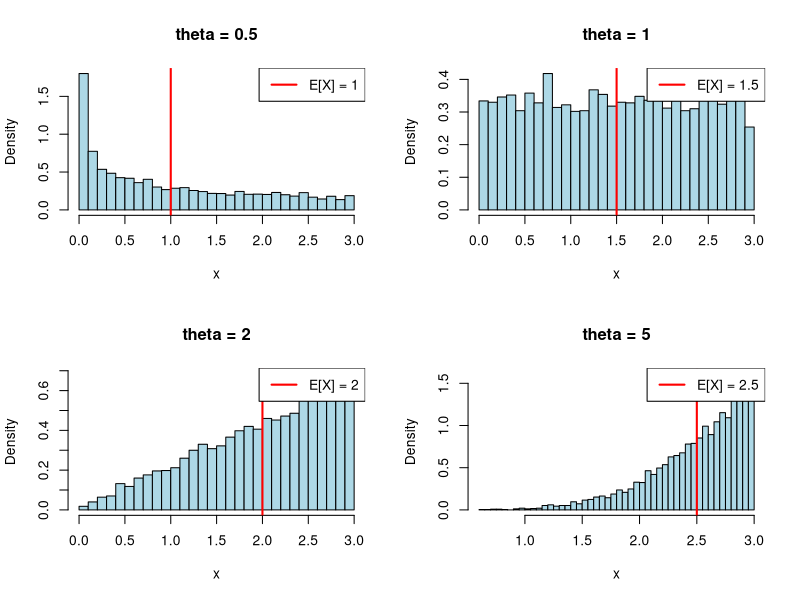

The R script that drew this image:
SEEDNUMBER <-25203533
set.seed(SEEDNUMBER)
xmax <- sample(2:15, 1)

simulate_custom <- function(n, theta, xmax) {
  u <- runif(n)
  x <- xmax * u^(1/theta)
  return(x)
}


thetas <- c(0.5, 1, 2, 5)

samples <- lapply(thetas, function(th) simulate_custom(5000, th, xmax))
names(samples) <- paste0("theta_", thetas)

samples
par(mfrow = c(2,2))  # 4 graphiques

for (theta in thetas) {
  x <- simulate_custom(5000, theta, xmax)
  
  hist(x, breaks = 40, col = "lightblue",
       main = paste("theta =", theta),
       xlab = "x", probability = TRUE)
  
  # moyenne théorique
  EX <- theta / (theta + 1) * xmax
  
  abline(v = EX, col = "red", lwd = 2)
  legend("topright", legend = paste0("E[X] = ", round(EX, 2)),
         col = "red", lwd = 2)
}

